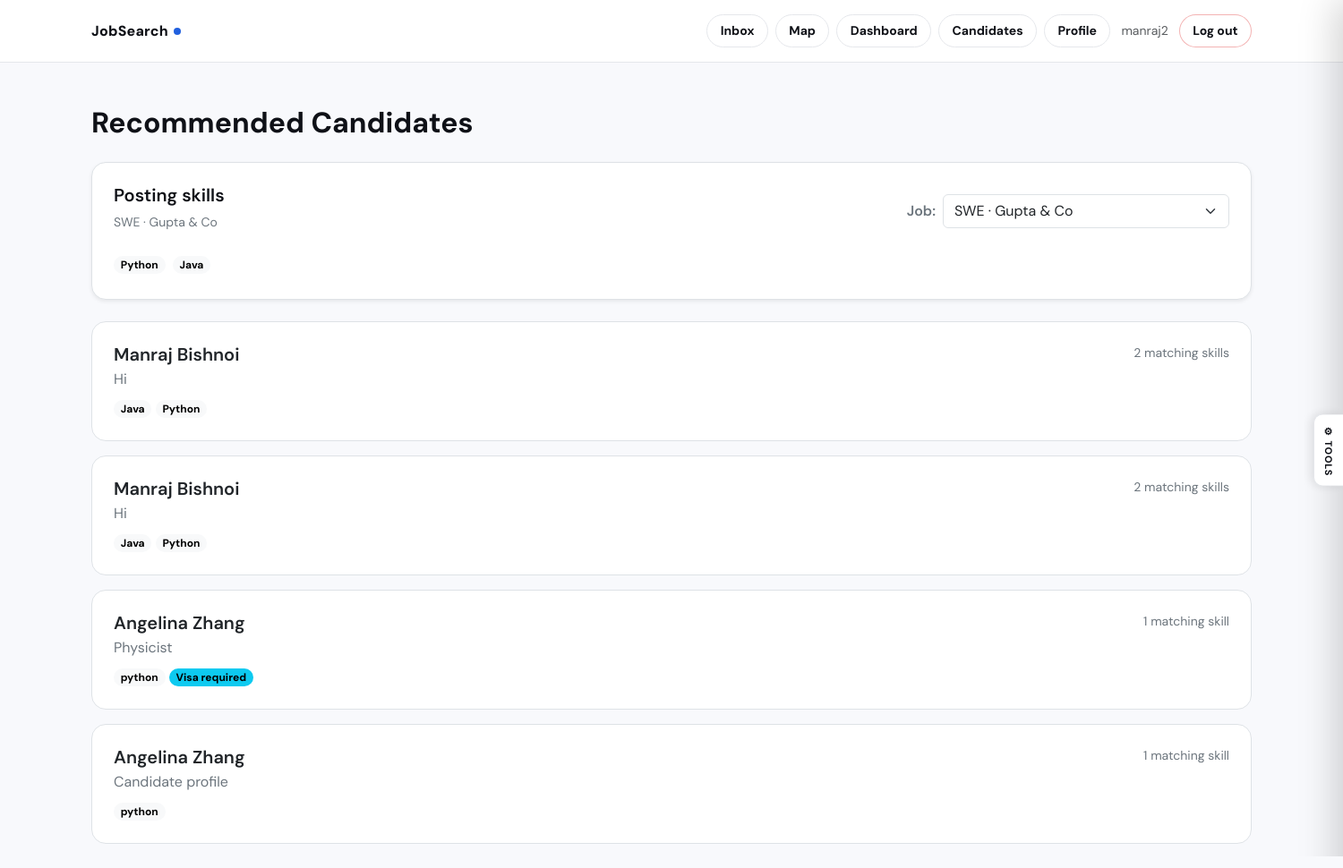
/recruiter/recommended/ (signed in), run on the app's committed database.
### jobs/models.py (models this page shows, shortened)
class CustomUser(AbstractUser):
    class Role(models.TextChoices):
        JOB_SEEKER = "job_seeker", "Job Seeker"
        RECRUITER = "recruiter", "Recruiter"
        ADMIN = "admin", "Admin"
    role = models.CharField(
        max_length=20,
        choices=Role.choices,
        default=Role.JOB_SEEKER,
    )
    def is_job_seeker(self):
        return self.role == self.Role.JOB_SEEKER
    def is_recruiter(self):
        return self.role == self.Role.RECRUITER

class JobPosting(models.Model):
    class JobType(models.TextChoices):
        REMOTE = "remote", "Remote"
        ONSITE = "onsite", "On-site"
        HYBRID = "hybrid", "Hybrid"
    class ExperienceLevel(models.TextChoices):
        ENTRY = "entry", "Entry Level"
        MID = "mid", "Mid Level"
        SENIOR = "senior", "Senior Level"
        INTERN = "intern", "Internship"
    recruiter = models.ForeignKey(
        CustomUser, on_delete=models.CASCADE, related_name="job_postings"
    )
    title = models.CharField(max_length=200)
    company = models.CharField(max_length=200)
    description = models.TextField()
    skills = models.TextField(blank=True, help_text="Comma-separated skills")
    location = models.CharField(max_length=200, blank=True)
    latitude = models.FloatField(null=True, blank=True)
    longitude = models.FloatField(null=True, blank=True)
    job_type = models.CharField(
        max_length=20, choices=JobType.choices, default=JobType.ONSITE
    )
    experience_level = models.CharField(
        max_length=20, choices=ExperienceLevel.choices, default=ExperienceLevel.ENTRY
    )
    salary_min = models.PositiveIntegerField(null=True, blank=True)
    salary_max = models.PositiveIntegerField(null=True, blank=True)
    visa_sponsorship = models.BooleanField(default=False)
    is_active = models.BooleanField(default=True)
    created_at = models.DateTimeField(auto_now_add=True)
    updated_at = models.DateTimeField(auto_now=True)
    class Meta:
        ordering = ["-created_at"]

class JobSeekerProfile(models.Model):
    user = models.OneToOneField(
        CustomUser, on_delete=models.CASCADE, related_name="seeker_profile"
    )
    profile_picture = models.ImageField(
        upload_to="profile_pics/", blank=True, null=True
    )
    headline = models.CharField(max_length=200, blank=True)
    bio = models.TextField(blank=True, help_text="Short summary about yourself")
    resume = models.FileField(
    upload_to="resumes/",
    blank=True,
    null=True,
    help_text="PDF or Word resume")
    location = models.CharField(max_length=200, blank=True)
    phone = models.CharField(max_length=30, blank=True)
    website = models.URLField(blank=True)
    skills = models.TextField(blank=True, help_text="Comma-separated skills")
    education = models.TextField(blank=True)
    work_experience = models.TextField(blank=True)
    projects = models.TextField(blank=True, help_text="Key projects, coursework, open-source contributions")
    certifications = models.TextField(blank=True, help_text="Certifications, licenses, awards")
    languages = models.TextField(blank=True, help_text="Spoken languages, e.g. English (Native), Spanish (Conversational)")
    links = models.TextField(blank=True, help_text="GitHub, LinkedIn, portfolio URLs (one per line)")
    featured_label = models.CharField(
        max_length=100, blank=True,
        help_text="Label shown above the embed, e.g. 'My Portfolio', 'Intro Video'"
    )
    featured_url = models.URLField(
        blank=True,
        help_text="Link to a website, portfolio, or project (displayed as a clickable card)"
    )
    featured_video_url = models.URLField(
        blank=True,
        help_text="YouTube or Vimeo link for an introduction / project video"
    )
    desired_job_title = models.CharField(max_length=200, blank=True)
    desired_salary_min = models.PositiveIntegerField(null=True, blank=True)
    open_to_remote = models.BooleanField(default=True)
    open_to_relocation = models.BooleanField(default=False)
    visa_required = models.BooleanField(default=False)
    class DistanceUnit(models.TextChoices):
        MILES = "mi", "Miles"
        KM = "km", "Kilometers"
    commute_distance = models.PositiveIntegerField(
        null=True, blank=True,
        help_text="Maximum commute distance"
    )
    distance_unit = models.CharField(
        max_length=2, choices=DistanceUnit.choices, default=DistanceUnit.MILES
    )
    is_public = models.BooleanField(default=True)
    show_photo = models.BooleanField(default=True)
    show_resume = models.BooleanField(default=True)
    show_headline = models.BooleanField(default=True)
    show_bio = models.BooleanField(default=True)
    show_skills = models.BooleanField(default=True)
    show_education = models.BooleanField(default=True)
    show_experience = models.BooleanField(default=True)
    show_projects = models.BooleanField(default=True)
    show_certifications = models.BooleanField(default=True)
    show_languages = models.BooleanField(default=True)
    show_links = models.BooleanField(default=True)
    show_location = models.BooleanField(default=True)
    show_phone = models.BooleanField(default=False)
    show_email = models.BooleanField(default=True)
    show_featured = models.BooleanField(default=True)
    goal_applications = models.PositiveIntegerField(default=10, help_text="Target number of applications to submit")
    goal_offers       = models.PositiveIntegerField(default=1,  help_text="Target number of offers to receive")
    background_image  = models.ImageField(upload_to="backgrounds/", blank=True, null=True)
    background_opacity = models.FloatField(default=0.15, help_text="Overlay opacity 0.0–1.0")
    goal_reviews      = models.PositiveIntegerField(default=20, help_text="Target applications to review")
    goal_offers_sent  = models.PositiveIntegerField(default=5,  help_text="Target offers to send")
    goal_filled       = models.PositiveIntegerField(default=3,  help_text="Target job postings filled")
    background_image   = models.ImageField(upload_to="backgrounds/", blank=True, null=True)
    background_opacity = models.FloatField(default=0.15)

### jobs/views.py (the view)
# urls.py: path("recruiter/recommended/", views.recommended_candidates, name="recommended_candidates"),
@login_required
def recommended_candidates(request):
    if not request.user.is_recruiter():
        return redirect("home")
    postings = JobPosting.objects.filter(recruiter=request.user, is_active=True)
    selected_job = None
    job_id = request.GET.get("job")
    if job_id:
        try:
            selected_job = postings.get(pk=int(job_id))
        except (ValueError, JobPosting.DoesNotExist):
            selected_job = None
    if selected_job is None:
        selected_job = postings.first()
    job_skills = []
    if selected_job:
        job_skills = [s.strip() for s in (selected_job.skills or "").split(",") if s.strip()]
    seeker_profiles = JobSeekerProfile.objects.select_related("user").filter(
        is_public=True,
        user__role=CustomUser.Role.JOB_SEEKER,
    )
    candidates = []
    if job_skills:
        job_skill_set = {s.lower() for s in job_skills}
        for p in seeker_profiles:
            if not p.show_skills:
                continue
            cand_skills = [s.strip() for s in (p.skills or "").split(",") if s.strip()]
            overlap = sorted({s for s in cand_skills if s.lower() in job_skill_set}, key=lambda x: x.lower())
            if overlap:
                p.overlap_skills = overlap
                p.overlap_count = len(overlap)
                candidates.append(p)
        candidates.sort(key=lambda p: (-getattr(p, "overlap_count", 0), p.user.username.lower()))
    return render(request, "jobs/recommended_candidates.html", {
        "postings": postings,
        "selected_job": selected_job,
        "job_skills": job_skills,
        "candidates": candidates,
    })

### jobs/templates/jobs/recommended_candidates.html (shortened to what this page needs)
{% extends "jobs/base.html" %}
{% block content %}
<div class="container py-5">
  <h2 class="fw-bold mb-4">Recommended Candidates</h2>
  <div class="bg-white p-4 rounded-4 border shadow-sm mb-4">
    <div class="d-flex justify-content-between align-items-center flex-wrap gap-2">
      <div>
        <h5 class="fw-semibold mb-2">Posting skills</h5>
        {% if selected_job %}
          <div class="text-secondary small mb-2">
            {{ selected_job.title }} · {{ selected_job.company }}
          </div>
        {% endif %}
      </div>
      <form method="get" class="d-flex align-items-center gap-2">
        <label class="fw-semibold text-secondary mb-0" for="job">Job:</label>
        <select id="job" name="job" class="form-select" style="min-width: 320px;" onchange="this.form.submit()">
          {% if postings %}
            {% for j in postings %}
              <option value="{{ j.pk }}" {% if selected_job and j.pk == selected_job.pk %}selected{% endif %}>
                {{ j.title }} · {{ j.company }}
              </option>
            {% endfor %}
          {% else %}
            <option value="">No active postings</option>
          {% endif %}
        </select>
      </form>
    </div>
    {% if job_skills %}
      <div class="mt-3">
        {% for s in job_skills %}
          <span class="badge rounded-pill text-bg-light me-1 mb-1">{{ s }}</span>
        {% endfor %}
      </div>
    {% else %}
      <p class="text-secondary mb-0 mt-3">
        This job posting has no skills listed yet. Add skills to get better recommendations.
      </p>
    {% endif %}
  </div>
  {% if candidates %}
    {% for p in candidates %}
      <a href="{% url 'view_candidate' p.user.pk %}" class="text-decoration-none text-dark">
        <div class="bg-white rounded-4 p-4 border card-hover mb-3">
          <div class="d-flex justify-content-between align-items-start">
            <div>
              <h5 class="fw-semibold mb-1">
                {{ p.user.first_name }} {{ p.user.last_name }}
              </h5>
              <div class="text-secondary">
                {% if p.show_headline and p.headline %}{{ p.headline }}{% else %}Candidate profile{% endif %}
              </div>
            </div>
            <div class="text-end text-secondary small">
              {{ p.overlap_count }} matching skill{{ p.overlap_count|pluralize }}
            </div>
          </div>
          <div class="mt-2">
            {% if p.overlap_skills %}
              {% for skill in p.overlap_skills %}
                <span class="badge rounded-pill text-bg-light">{{ skill }}</span>
              {% endfor %}
            {% endif %}
            {% if p.visa_required %}
              <span class="badge rounded-pill text-bg-info">Visa required</span>
            {% endif %}
          </div>
        </div>
      </a>
    {% endfor %}
  {% endif %}
</div>
{% endblock %}

### jobs/templates/jobs/base.html (shortened to what this page needs)
<!doctype html>
<html lang="en" data-theme="light">
<head>
  <link href="https://cdn.jsdelivr.net/npm/bootstrap@5.3.3/dist/css/bootstrap.min.css" rel="stylesheet">
</head>
<body{% if milestones and milestones.background %} style="background-image:url('{{ milestones.background }}');background-size:cover;background-attachment:fixed;background-position:center;"{% endif %}>
<nav class="js-nav">
  <div class="container d-flex align-items-center py-3">
    <a class="js-brand" href="{% url 'home' %}">
      JobSearch<span class="js-brand-dot"></span>
    </a>
    <div class="ms-auto d-flex align-items-center gap-2 flex-wrap">
      {% if user.is_authenticated %}
        <a class="btn btn-ghost btn-sm" href="{% url 'inbox' %}">Inbox</a>
        <a class="btn btn-ghost btn-sm" href="{% url 'job_map' %}">Map</a>
        {% if user.is_recruiter %}
          <a class="btn btn-ghost btn-sm" href="{% url 'recruiter_dashboard' %}">Dashboard</a>
          <a class="btn btn-ghost btn-sm" href="{% url 'recruiter_candidate_search' %}">Candidates</a>
          <a class="btn btn-ghost btn-sm" href="{% url 'recruiter_profile' %}">Profile</a>
        {% endif %}
        <span class="text-muted small ms-1">{{ user.username }}</span>
        <form method="post" action="{% url 'logout' %}" class="d-inline ms-1">
          <button class="btn btn-ghost btn-sm" type="submit"
                  style="color:var(--danger);border-color:rgba(220,38,38,.35);">Log out</button>
        </form>
      {% else %}
        <a class="btn btn-ghost btn-sm" href="{% url 'register_recruiter' %}">Recruiter</a>
        <a class="btn btn-ghost btn-sm" href="{% url 'register_seeker' %}">Job Seeker</a>
        <a class="btn btn-brand btn-sm" href="{% url 'login' %}">Sign in</a>
      {% endif %}
    </div>
  </div>
</nav>
{% block content %}{% endblock %}
<div id="themePanel">
  <button id="themeToggleBtn" onclick="togglePanel()" title="Tools" aria-label="Open tools panel">
    ⚙ Tools
  </button>
</div>
</body>
</html>

### jobs/templates/jobs/base.html (style rules this page uses)
:root { --brand-h: 220; --brand-s: 74%; --brand-l: 50%; --brand: hsl(var(--brand-h), var(--brand-s), var(--brand-l)); --brand-light: hsl(var(--brand-h), var(--brand-s), 94%); --brand-dark: hsl(var(--brand-h), var(--brand-s), 34%); --surface: #f8f9fc; --card: #ffffff; --border: #e5e7eb; --text: #1f2937; --text-muted: #6b7280; --nav-bg: rgba(255,255,255,.92); --success: #059669; --danger: #dc2626; --warning: #d97706; --info: #0891b2; --shadow-sm: 0 1px 2px rgba(0,0,0,.05); --shadow-md: 0 8px 24px rgba(17,24,39,.08); --page-transition: .22s ease; }
*, *::before, *::after { box-sizing: border-box; }
body { font-family: "DM Sans", system-ui, -apple-system, Segoe UI, sans-serif; background: var(--surface); color: var(--text); transition: background var(--page-transition), color var(--page-transition); }
body { animation: pageIn .3s ease both; }
.js-nav { background: var(--nav-bg); backdrop-filter: blur(12px); -webkit-backdrop-filter: blur(12px); border-bottom: 1px solid var(--border); position: sticky; top: 0; z-index: 200; transition: background var(--page-transition), border-color var(--page-transition); }
.js-brand { text-decoration: none; font-weight: 800; color: var(--text); letter-spacing: .2px; transition: color var(--page-transition); }
.js-brand-dot { display: inline-block; width: 8px; height: 8px; background: var(--brand); border-radius: 999px; margin-left: 6px; transform: translateY(-1px); transition: background var(--page-transition); }
.btn-ghost { background: var(--card); border: 1px solid var(--border); border-radius: 999px; font-weight: 700; color: var(--text) !important; padding: .45rem .9rem; transition: border-color .15s, background .15s, color var(--page-transition); }
#themePanel { position: fixed; right: 0; top: 50%; transform: translateY(-50%); z-index: 100000; }
#themeToggleBtn { writing-mode: vertical-rl; text-orientation: mixed; padding: .7rem .5rem; border-radius: 10px 0 0 10px; background: var(--card); border: 1.5px solid var(--border); border-right: none; box-shadow: -3px 0 12px rgba(0,0,0,.1); cursor: pointer; font-size: .68rem; font-weight: 800; color: var(--text); letter-spacing: .07em; text-transform: uppercase; display: flex; align-items: center; gap: 5px; transition: background .15s, color .15s; }

### data on the page
CustomUser: username "manraj2"
JobPosting: title "SWE", company "Gupta & Co"
JobSeekerProfile: user.first_name "Manraj", user.last_name "Bishnoi", headline "Hi", overlap_count "2", overlap_skills "Java" "Python"
JobSeekerProfile: user.first_name "Manraj", user.last_name "Bishnoi", headline "Hi", overlap_count "2", overlap_skills "Java" "Python"
JobSeekerProfile: user.first_name "Angelina", user.last_name "Zhang", headline "Physicist", overlap_count "1", overlap_skills "python", visa_required "Visa required"
JobSeekerProfile: user.first_name "Angelina", user.last_name "Zhang", show_headline "Candidate profile", overlap_count "1", overlap_skills "python"

### other printed values
{{ s }} "Python" "Java"
form field job "SWE · Gupta & Co"
